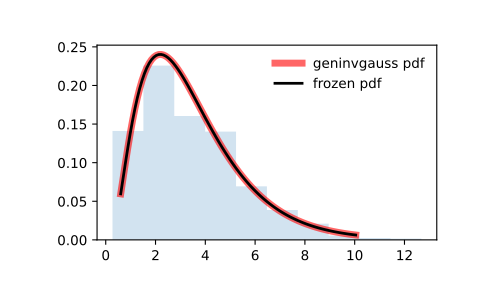

The script that drew this image:
from scipy.stats import geninvgauss
import matplotlib.pyplot as plt
fig, ax = plt.subplots(1, 1)

# Calculate the first four moments:

p, b = 2.3, 1.5
mean, var, skew, kurt = geninvgauss.stats(p, b, moments='mvsk')

# Display the probability density function (``pdf``):

x = np.linspace(geninvgauss.ppf(0.01, p, b),
                geninvgauss.ppf(0.99, p, b), 100)
ax.plot(x, geninvgauss.pdf(x, p, b),
       'r-', lw=5, alpha=0.6, label='geninvgauss pdf')

# Alternatively, the distribution object can be called (as a function)
# to fix the shape, location and scale parameters. This returns a "frozen"
# RV object holding the given parameters fixed.

# Freeze the distribution and display the frozen ``pdf``:

rv = geninvgauss(p, b)
ax.plot(x, rv.pdf(x), 'k-', lw=2, label='frozen pdf')

# Check accuracy of ``cdf`` and ``ppf``:

vals = geninvgauss.ppf([0.001, 0.5, 0.999], p, b)
np.allclose([0.001, 0.5, 0.999], geninvgauss.cdf(vals, p, b))
# True

# Generate random numbers:

r = geninvgauss.rvs(p, b, size=1000)

# And compare the histogram:

ax.hist(r, density=True, histtype='stepfilled', alpha=0.2)
ax.legend(loc='best', frameon=False)
plt.show()
